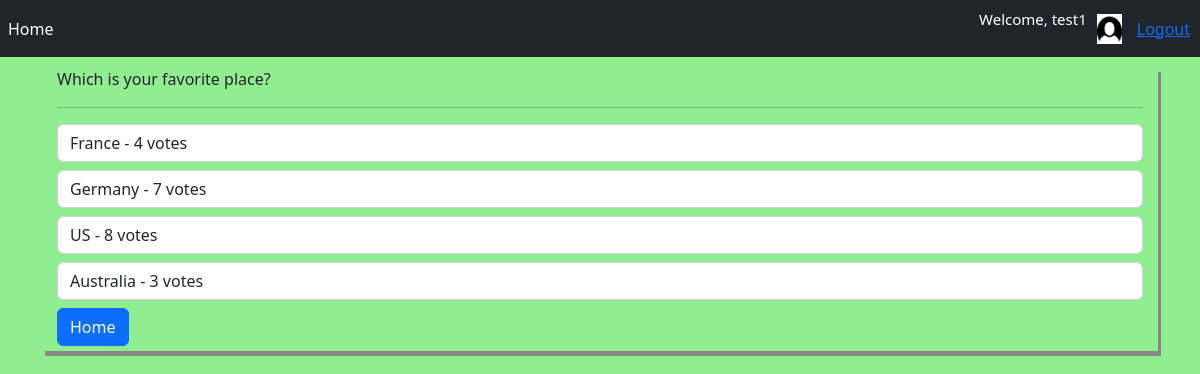
/results/1/ (signed in), run on the app's committed database.
### Polling/models.py (models this page shows, shortened)
class Poll(models.Model):
    question = models.TextField()
    user = models.ForeignKey(Profile,on_delete=models.SET_NULL,null=True,blank=True)
    option_1 = models.CharField(max_length=30)
    option_2 = models.CharField(max_length=30)
    option_3 = models.CharField(max_length=30)
    option_4 = models.CharField(max_length=30)
    option_1_votes = models.IntegerField(default=0)
    option_2_votes = models.IntegerField(default=0)
    option_3_votes = models.IntegerField(default=0)
    option_4_votes = models.IntegerField(default=0)

### Polling/views.py (the view)
# urls.py: path('results/<int:poll_id>/', views.results_view, name="results"),
@login_required
@cache_control(no_cache=True, must_revalidate=True, no_store=True)
def results_view(request, poll_id):
    poll = get_object_or_404(Poll,pk=poll_id)
    context = {'poll': poll}
    return render(request, "results.html", context)

### Polling/templates/results.html
{% extends 'base.html' %}
{% load static %}
{% block content %}
<div class="col-lg-12 form-group">
   {{poll.question}}
<br><hr>
  <span>
      <label class="form-control">{{poll.option_1}} - {{poll.option_1_votes}} votes</label>
  </span>
  <span>
      <label class="form-control">{{poll.option_2}} - {{poll.option_2_votes}} votes</label>
  </span>
<span>
      <label class="form-control">{{poll.option_3}} - {{poll.option_3_votes}} votes</label>
</span>
<span>
      <label class="form-control">{{poll.option_4}} - {{poll.option_4_votes}} votes</label>
  </span>
<a style="margin-bottom: 5px;" href="{% url 'home' %}" class="btn btn-primary">Home</a>
    <br>
    </div>
{% endblock %}

### Polling/templates/base.html (shortened to what this page needs)
<!DOCTYPE html>
{% load static %}
<html lang="en">
<head>
    <link rel="stylesheet" href="https://stackpath.bootstrapcdn.com/bootstrap/4.4.1/css/bootstrap.min.css">
    <link href="https://cdn.jsdelivr.net/npm/bootstrap@5.2.0-beta1/dist/css/bootstrap.min.css" rel="stylesheet">
	<link rel="stylesheet" type="text/css" href="{% static 'CSS/main.css' %}">
</head>
<body>
    <nav class="navbar navbar-expand-lg navbar-dark bg-dark">
      <div class="collapse navbar-collapse" id="navbarSupportedContent">
        <ul class="navbar-nav mr-auto">
          <li class="nav-item active">
            <a class="nav-link" href="{% url 'home' %}">Home <span class="sr-only">(current)</span></a>
          </li>
        </ul>
        <form class="form-inline my-2 my-lg-0">
            <p id="welcome_msg">Welcome, {{request.user}}</p>
            <a href="{% url 'profile' %}">
                <img id="user_img" src="{% static 'images/user.png' %}">
            </a>
            <a style="margin-right: 10px;"href="{% url 'logout' %}">Logout</a>
        </form>
      </div>
    </nav>
    <div class="container">
        {% block content %}
        {% endblock %}
    </div>
</body>
</html>
</body>
</html>

### data on the page
Poll: question "Which is your favorite place?", option_1 "France", option_1_votes "4", option_2 "Germany", option_2_votes "7", option_3 "US", option_3_votes "8", option_4 "Australia", option_4_votes "3"

### other printed values
{{ request.user }} "test1"
